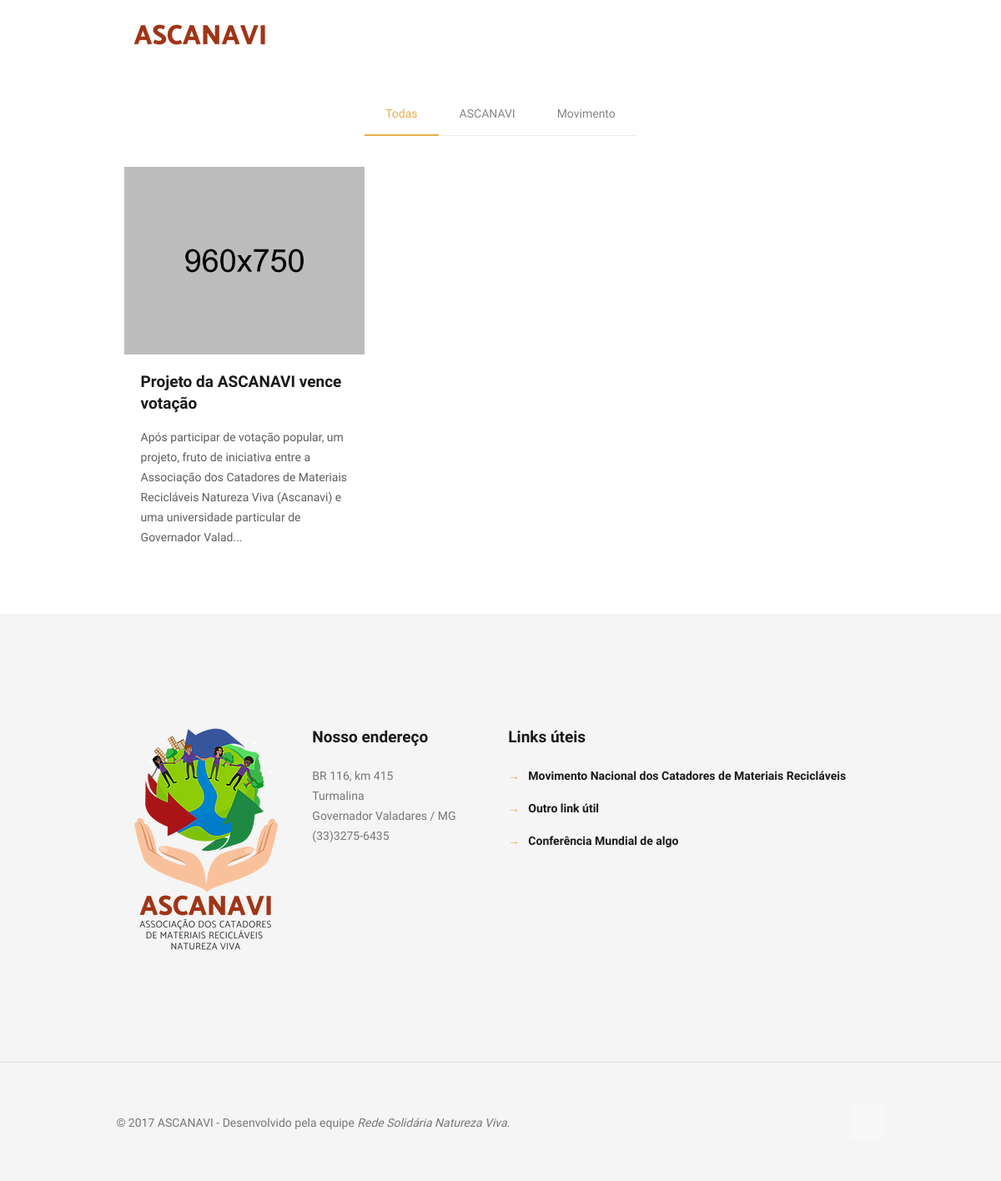
/noticias, run on the app's committed database.
### core/models.py (models this page shows, shortened)
class NoticiasCategoria(models.Model):
    nome = models.CharField(max_length=30, verbose_name='categoria')
    def __str__(self):
        return self.nome
    class Meta:
        verbose_name        = 'categoria de notícias'
        verbose_name_plural = 'categorias de notícias'

class Noticia(models.Model):
    id_cat         = models.ForeignKey('NoticiasCategoria', verbose_name='categoria')
    dt_hora        = models.DateTimeField(auto_now=True, verbose_name='data e hora da inclusão')
    titulo         = models.CharField(max_length=100, verbose_name='título')
    texto_destaque = models.TextField(max_length=500, verbose_name='texto de destaque')
    texto          = models.TextField()
    imagem         = ResizedImageField(size=[480, 375], upload_to='noticias')

### core/views.py (the view)
# urls.py: url(r'^noticias$', noticias, name='noticias'),
def noticias(request):
    try:
        cat = NoticiasCategoria.objects.order_by('nome')
    except NoticiasCategoria.DoesNotExist:
        cat = None
    try:
        itens = Noticia.objects.order_by('-dt_hora')
    except Noticia.DoesNotExist:
        itens = None
    context = {'cat': cat,
               'itens': itens}
    return render(request, 'noticias.html', context)

### core/context_processors.py (called while the page is built)
def contato(request):
    from core.models import Contato
    try:
        contato = Contato.objects.latest('id')
    except Contato.DoesNotExist:
        contato = None
    return {
        'contato': contato,
    }

### templates/noticias.html (shortened to what this page needs)
{% load static %}
<!DOCTYPE html>
<html class="no-js">
<head>
    <link rel='stylesheet' href="{% static 'core/css/global.css' %}">
    <link rel='stylesheet' href="{% static 'core/css/structure.css' %}">
    <link rel='stylesheet' href="{% static 'core/css/home.css' %}">
    <link rel='stylesheet' href="{% static 'core/css/custom.css' %}">
</head>
<body class="color-custom style-simple layout-full-width nice-scroll-on button-flat if-zoom if-border-hide hide-love header-classic minimalist-header-no sticky-header sticky-tb-color ab-hide subheader-both-center menu-link-color menuo-no-borders menuo-right mobile-tb-left mobile-side-slide mobile-mini-mr-lc mobile-header-mini mobile-sticky">
    <div id="Wrapper">
        {% include 'header.html' %}
        <div id="Content">
            <div class="content_wrapper clearfix">
                <div class="sections_group">
                    <div class="section section-filters">
                        <div class="section_wrapper clearfix">
                            <div id="Filters" class="column one  isotope-filters only only-categories">
                                <div class="filters_wrapper" data-cat="">
                                    <ul class="categories">
                                        <li class="reset-inner current-cat"><a class="close" data-rel="*" href="">Todas</a></li>
                                        {% if cat %}
                                            {% for i in cat %}
                                                <li><a data-rel=".{{ i.nome|lower|cut:" "|cut:"." }}" href="">{{ i.nome }}</a></li>
                                            {% endfor %}
                                        {% endif %}
                                    </ul>
                                </div>
                            </div>
                        </div>
                    </div>
                    <div class="section">
                        <div class="section_wrapper clearfix">
                            <div class="column one column_portfolio">
                                <div class="portfolio_wrapper isotope_wrapper">
                                    <ul class="portfolio_group lm_wrapper isotope masonry col-3">
                                        {% if itens %}
                                            {% for i in itens %}
                                                <li class="portfolio-item isotope-item {{ i.id_cat|lower|cut:" "|cut:"." }} has-thumbnail">
                                                    <div class="portfolio-item-fw-bg">
                                                        <div class="image_frame scale-with-grid">
                                                            <div class="image_wrapper">
                                                                <a href="/noticias/{{ i.id }}">
                                                                    <div class="mask"></div><img width="960" height="750" src="{% static 'core/images/home_home_product1-960x750.jpg' %}" class="scale-with-grid wp-post-image" alt="">
                                                                </a>
                                                            </div>
                                                        </div>
                                                        <div class="desc">
                                                            <div class="title_wrapper">
                                                                <h5 class="entry-title" itemprop="headline"><a class="link" href="/noticias/{{ i.id }}">{{ i.titulo }}</a></h5>
                                                            </div>
                                                            <div class="desc-wrapper">
                                                                {{ i.texto|striptags|make_list|slice:'0:200'|join:'' }}...
                                                            </div>
                                                        </div>
                                                    </div>
                                                </li>
                                            {% endfor %}
                                        {% endif %}
                                    </ul>
                                </div>
                            </div>
                        </div>
                    </div>
                </div>
            </div>
        </div>
        {% include 'footer.html' %}
    </div>
</body>
</html>

### core/static/core/css/home.css (style rules this page uses)
#Filters.only .filters_wrapper { display: block }
#Filters.only li.reset-inner { display: inline-block }
#Filters.only-categories .categories { display: block }
body, ul.timeline_items, .icon_box a .desc, .icon_box a:hover .desc, .feature_list ul li a, .list_item a, .list_item a:hover, .widget_recent_entries ul li a, .flat_box a, .flat_box a:hover, .story_box .desc, .content_slider.carouselul li a .title, .content_slider.flat.description ul li .desc, .content_slider.flat.description ul li a .desc, .post-nav.minimal a i { color: #5e5e5e; }
.themecolor, .opening_hours .opening_hours_wrapper li span, .fancy_heading_icon .icon_top, .fancy_heading_arrows .icon-right-dir, .fancy_heading_arrows .icon-left-dir, .fancy_heading_line .title, .button-love a.mfn-love, .format-link .post-title .icon-link, .pager-single>span, .pager-single a:hover, .widget_meta ul, .widget_pages ul, .widget_rss ul, .widget_mfn_recent_comments ul li:after, .widget_archive ul, .widget_recent_comments ul li:after, .widget_nav_menu ul, .woocommerce ul.products li.product .price, .shop_slider .shop_slider_ul li .item_wrapper .price, .woocommerce-page ul.products li.product .price, .widget_price_filter .price_label .from, .widget_price_filter .price_label .to, .woocommerce ul.product_list_widget li .quantity .amount, .woocommerce .product div.entry-summary .price, .woocommerce .star-rating span, #Error_404 .error_pic i, .style-simple #Filters .filters_wrapper ul li a:hover, .style-simple #Filters .filters_wrapper ul li.current-cat a, .style-simple .quick_fact .title { color: #e6ae48; }
.themebg, #comments .commentlist>li .reply a.comment-reply-link, div.jp-interface, #Filters .filters_wrapper ul li a:hover, #Filters .filters_wrapper ul li.current-cat a, .fixed-nav .arrow, .offer_thumb .slider_pagination a:before, .offer_thumb .slider_pagination a.selected:after, .pager .pages a:hover, .pager .pages a.active, .pager .pages span.page-numbers.current, .pager-single span:after, .portfolio_group.exposure .portfolio-item .desc-inner .line, .Recent_posts ul li .desc:after, .Recent_posts ul li .photo .c, .slider_pagination a.selected, .slider_pagination .slick-active a, .slider_pagination a.selected:after, .slider_pagination .slick-active a:after, .testimonials_slider .slider_images, .testimonials_slider .slider_images a:after, .testimonials_slider .slider_images:before, #Top_bar a#header_cart span, .widget_categories ul, .widget_mfn_menu ul li a:hover, .widget_mfn_menu ul li.current-menu-item:not(.current-menu-ancestor)>a, .widget_mfn_menu ul li.current_page_item:not(.current_page_ancestor)>a, .widget_product_categories ul, .widget_recent_entries ul li:after, .woocommerce-account table.my_account_orders .order-number a, .woocommerce-MyAccount-navigation ul li.is-active a, .style-simple .accordion .question:after, .style-simple .faq .question:after, .style-simple .icon_box .desc_wrapper .title:before, .style-simple #Filters .filters_wrapper ul li a:after, .style-simple .article_box .desc_wrapper p:after, .style-simple .sliding_box .desc_wrapper:after, .style-simple .trailer_box:hover .desc, .tp-bullets.simplebullets.round .bullet.selected, .tp-bullets.simplebullets.round .bullet.selected:after, .tparrows.default, .tp-bullets.tp-thumbs .bullet.selected:after { background-color: #e6ae48; }
a { color: #e6ae48; }
h5, h5 a, h5 a:hover { color: #1a1a1a; }
.image_frame { border-color: #f8f8f8; }
html { background-color: #fff; }
#Wrapper, #Content { background-color: #fff; }
body, button, span.date_label, .timeline_items li h3 span, input[type="submit"], input[type="reset"], input[type="button"], input[type="text"], input[type="password"], input[type="tel"], input[type="email"], textarea, select, .offer_li .title h3 { font-family: "Nunito Sans", Arial, Tahoma, sans-serif; }
h5, h6 { font-family: "Nunito Sans", Arial, Tahoma, sans-serif; }
body { font-size: 14px; line-height: 24px; font-weight: 400; letter-spacing: 0px; }
h5 { font-size: 19px; line-height: 26px; font-weight: 800; letter-spacing: 0px; }

### data on the page
NoticiasCategoria: nome "ASCANAVI"
NoticiasCategoria: nome "Movimento"
Noticia: titulo "Projeto da ASCANAVI vence votação", texto|make_list "Após participar de votação popular, um projeto, fruto de iniciativa entre a Associação dos Catadores de Materiais Recicláveis Natureza Viva (Ascanavi) e uma universidade particular de Governador Valad"
